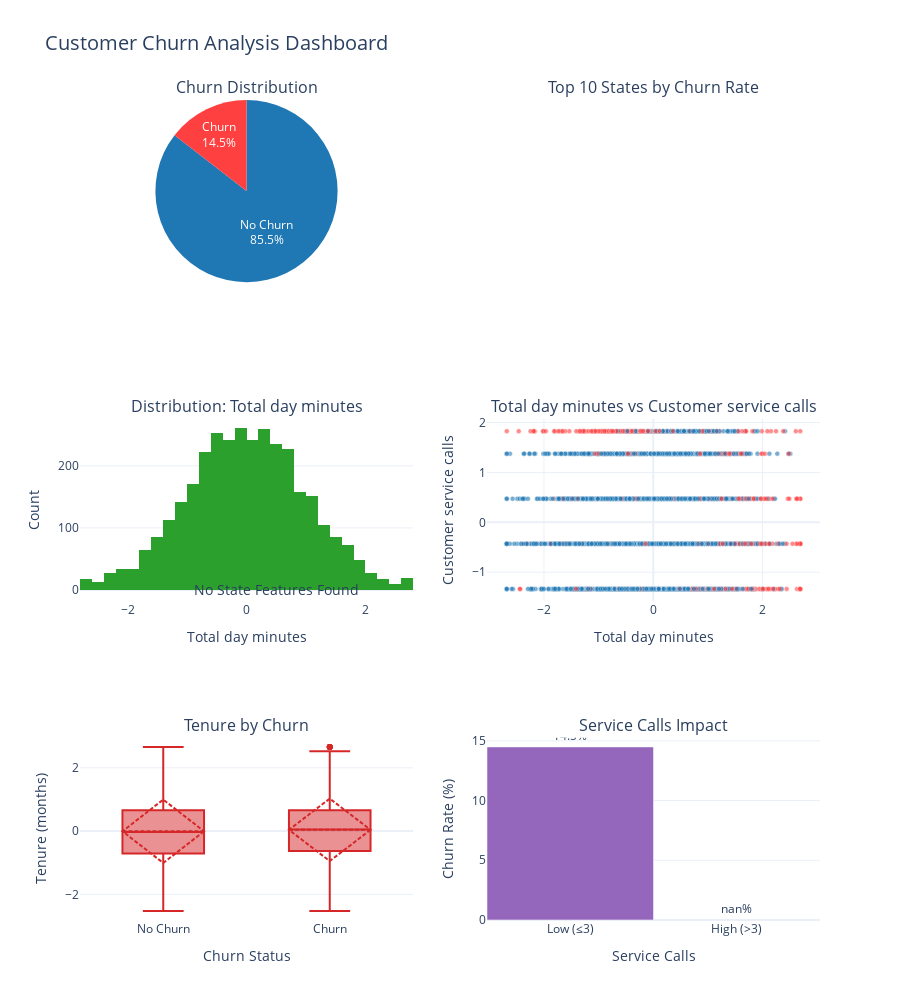

This figure's notebook cell:
### Markdown cell above
# Interactive Churn Dashboard

### Code cell
colors = {0: "#1f77b4", 1: "#ff4040"}

# Safe feature selection
available_features = df.columns.tolist()
top1 = imp.index[0] if imp.index[0] in available_features else available_features[0]
top2 = imp.index[1] if len(imp) > 1 and imp.index[1] in available_features else available_features[1]

fig = make_subplots(
    rows=3, cols=2,
    subplot_titles=(
        "Churn Distribution", "Top 10 States by Churn Rate", 
        f"Distribution: {top1}", f"{top1} vs {top2}",
        "Tenure by Churn", "Service Calls Impact"
    ),
    specs=[
        [{"type": "domain"}, {"type": "bar"}],
        [{"type": "histogram"}, {"type": "scatter"}],
        [{"type": "box"}, {"type": "bar"}]
    ]
)

# 1. Churn Distribution Pie Chart
churn_counts = y.value_counts().sort_index()
fig.add_trace(
    go.Pie(
        labels=["No Churn", "Churn"],
        values=churn_counts.values,
        marker_colors=list(colors.values()),
        textinfo='label+percent',
        hovertemplate='%{label}: %{value}<br>%{percent}<extra></extra>'
    ),
    row=1, col=1
)

# 2. Top States by Churn Rate
state_cols = [c for c in df.columns if c.startswith("State_")]
if state_cols:
    # Get original state names from one-hot encoded columns
    state_data = []
    for col in state_cols:
        state_name = col.replace("State_", "")
        state_mask = df[col] == 1
        if state_mask.sum() > 0:
            churn_rate = y[state_mask].mean()
            state_data.append({"State": state_name, "Churn_Rate": churn_rate, "Count": state_mask.sum()})
    
    if state_data:
        state_df = pd.DataFrame(state_data).sort_values("Churn_Rate", ascending=False).head(10)
        fig.add_trace(
            go.Bar(
                x=state_df["State"], 
                y=state_df["Churn_Rate"] * 100,
                text=[f"{v:.1f}%" for v in state_df["Churn_Rate"] * 100],
                textposition='outside',
                marker_color='#ff7f0e',
                hovertemplate='State: %{x}<br>Churn Rate: %{y:.1f}%<extra></extra>'
            ),
            row=1, col=2
        )
    else:
        fig.add_annotation(text="No State Data Available", x=0.5, y=0.5, 
                          xref="x2", yref="y2", showarrow=False, font=dict(size=14))
else:
    fig.add_annotation(text="No State Features Found", x=0.5, y=0.5, 
                      xref="x2", yref="y2", showarrow=False, font=dict(size=14))

# 3. Distribution of Top Feature
fig.add_trace(
    go.Histogram(
        x=df[top1], 
        nbinsx=30,
        marker_color='#2ca02c',
        name=top1,
        hovertemplate='Value: %{x}<br>Count: %{y}<extra></extra>'
    ),
    row=2, col=1
)

# 4. Scatter: Top 2 Features
fig.add_trace(
    go.Scatter(
        x=df[top1], 
        y=df[top2], 
        mode="markers",
        marker=dict(
            color=y, 
            colorscale=[[0, colors[0]], [1, colors[1]]],
            size=5,
            opacity=0.6,
            line=dict(width=0.5, color='white')
        ),
        hovertemplate=f'{top1}: %{{x}}<br>{top2}: %{{y}}<br>Churn: %{{marker.color}}<extra></extra>'
    ),
    row=2, col=2
)

# 5. Tenure Distribution by Churn
tenure_col = None
for possible_name in ["Customer_tenure_months", "Account length", "account_length"]:
    if possible_name in df.columns:
        tenure_col = possible_name
        break

if tenure_col:
    fig.add_trace(
        go.Box(
            y=df[tenure_col], 
            x=y.map({0: "No Churn", 1: "Churn"}),
            marker_color='#d62728',
            boxmean='sd',
            hovertemplate='%{x}<br>Value: %{y}<extra></extra>'
        ),
        row=3, col=1
    )
else:
    fig.add_annotation(text="No Tenure Feature Available", x=0.5, y=0.5, 
                      xref="x5", yref="y5", showarrow=False, font=dict(size=14))

# 6. Service Calls Impact
service_col = None
for possible_name in ["High_Service_Calls", "Customer service calls", "customer_service_calls"]:
    if possible_name in df.columns:
        service_col = possible_name
        break

if service_col:
    if service_col == "High_Service_Calls":
        # Binary feature
        service_churn = df.groupby(service_col)["Churn"].mean() if "Churn" in df.columns else y.groupby(df[service_col]).mean()
        labels = ["Low (≤3)", "High (>3)"]
    else:
        # Numeric feature - create bins
        df_temp = df.copy()
        df_temp['service_category'] = pd.cut(df_temp[service_col], 
                                             bins=[-np.inf, 3, np.inf], 
                                             labels=["Low (≤3)", "High (>3)"])
        service_churn = y.groupby(df_temp['service_category']).mean()
        labels = service_churn.index.tolist()
    
    fig.add_trace(
        go.Bar(
            x=labels,
            y=service_churn.values * 100,
            text=[f"{v:.1f}%" for v in service_churn.values * 100],
            textposition='outside',
            marker_color='#9467bd',
            hovertemplate='%{x}<br>Churn Rate: %{y:.1f}%<extra></extra>'
        ),
        row=3, col=2
    )
else:
    fig.add_annotation(text="No Service Call Feature Available", x=0.5, y=0.5, 
                      xref="x6", yref="y6", showarrow=False, font=dict(size=14))

# Update layout
fig.update_layout(
    height=1000, 
    title_text="Customer Churn Analysis Dashboard",
    title_font_size=20,
    showlegend=False,
    template="plotly_white"
)

# Update axes labels
fig.update_xaxes(title_text="State", row=1, col=2)
fig.update_yaxes(title_text="Churn Rate (%)", row=1, col=2)

fig.update_xaxes(title_text=top1, row=2, col=1)
fig.update_yaxes(title_text="Count", row=2, col=1)

fig.update_xaxes(title_text=top1, row=2, col=2)
fig.update_yaxes(title_text=top2, row=2, col=2)

fig.update_xaxes(title_text="Churn Status", row=3, col=1)
fig.update_yaxes(title_text="Tenure (months)" if tenure_col else "Value", row=3, col=1)

fig.update_xaxes(title_text="Service Calls", row=3, col=2)
fig.update_yaxes(title_text="Churn Rate (%)", row=3, col=2)

# Save and display
fig.write_html(INTER_VIZ / "churn_dashboard.html")
print(f"Dashboard saved to: {INTER_VIZ / 'churn_dashboard.html'}")
fig.show()

### Figure 1 — Plotly figure (JSON) as saved in the notebook; plotly's stock layout.template omitted (floating-point values rounded to 4 significant figures; data arrays with more than 128 entries replaced by an {"elided": "..."} marker saying what was removed)
{"data": [{"domain": {"x": [0, 0.45], "y": [0.7778, 1]}, "hovertemplate": "%{label}: %{value}<br>%{percent}<extra></extra>", "labels": ["No Churn", "Churn"], "marker": {"colors": ["#1f77b4", "#ff4040"]}, "textinfo": "label+percent", "type": "pie", "values": [2850, 483]}, {"hovertemplate": "Value: %{x}<br>Count: %{y}<extra></extra>", "marker": {"color": "#2ca02c"}, "name": "Total day minutes", "nbinsx": 30, "type": "histogram", "x": {"elided": "3333 float values"}, "xaxis": "x2", "yaxis": "y2"}, {"hovertemplate": "Total day minutes: %{x}<br>Customer service calls: %{y}<br>Churn: %{marker.color}<extra></extra>", "marker": {"color": {"elided": "3333 int values"}, "colorscale": [[0, "#1f77b4"], [1, "#ff4040"]], "line": {"color": "white", "width": 0.5}, "opacity": 0.6, "size": 5}, "mode": "markers", "type": "scatter", "x": {"elided": "3333 float values"}, "xaxis": "x3", "y": {"elided": "3333 float values"}, "yaxis": "y3"}, {"boxmean": "sd", "hovertemplate": "%{x}<br>Value: %{y}<extra></extra>", "marker": {"color": "#d62728"}, "type": "box", "x": {"elided": "3333 str values"}, "xaxis": "x4", "y": {"elided": "3333 float values"}, "yaxis": "y4"}, {"hovertemplate": "%{x}<br>Churn Rate: %{y:.1f}%<extra></extra>", "marker": {"color": "#9467bd"}, "text": ["14.5%", "nan%"], "textposition": "outside", "type": "bar", "x": ["Low (≤3)", "High (>3)"], "xaxis": "x5", "y": [14.49, null], "yaxis": "y5"}], "layout": {"annotations": [{"font": {"size": 16}, "showarrow": false, "text": "Churn Distribution", "x": 0.225, "xanchor": "center", "xref": "paper", "y": 1, "yanchor": "bottom", "yref": "paper"}, {"font": {"size": 16}, "showarrow": false, "text": "Top 10 States by Churn Rate", "x": 0.775, "xanchor": "center", "xref": "paper", "y": 1, "yanchor": "bottom", "yref": "paper"}, {"font": {"size": 16}, "showarrow": false, "text": "Distribution: Total day minutes", "x": 0.225, "xanchor": "center", "xref": "paper", "y": 0.6111, "yanchor": "bottom", "yref": "paper"}, {"font": {"size": 16}, "showarrow": false, "text": "Total day minutes vs Customer service calls", "x": 0.775, "xanchor": "center", "xref": "paper", "y": 0.6111, "yanchor": "bottom", "yref": "paper"}, {"font": {"size": 16}, "showarrow": false, "text": "Tenure by Churn", "x": 0.225, "xanchor": "center", "xref": "paper", "y": 0.2222, "yanchor": "bottom", "yref": "paper"}, {"font": {"size": 16}, "showarrow": false, "text": "Service Calls Impact", "x": 0.775, "xanchor": "center", "xref": "paper", "y": 0.2222, "yanchor": "bottom", "yref": "paper"}, {"font": {"size": 14}, "showarrow": false, "text": "No State Features Found", "x": 0.5, "xref": "x2", "y": 0.5, "yref": "y2"}], "height": 1000, "showlegend": false, "title": {"font": {"size": 20}, "text": "Customer Churn Analysis Dashboard"}, "xaxis": {"anchor": "y", "domain": [0.55, 1], "title": {"text": "State"}}, "xaxis2": {"anchor": "y2", "domain": [0, 0.45], "title": {"text": "Total day minutes"}}, "xaxis3": {"anchor": "y3", "domain": [0.55, 1], "title": {"text": "Total day minutes"}}, "xaxis4": {"anchor": "y4", "domain": [0, 0.45], "title": {"text": "Churn Status"}}, "xaxis5": {"anchor": "y5", "domain": [0.55, 1], "title": {"text": "Service Calls"}}, "yaxis": {"anchor": "x", "domain": [0.7778, 1], "title": {"text": "Churn Rate (%)"}}, "yaxis2": {"anchor": "x2", "domain": [0.3889, 0.6111], "title": {"text": "Count"}}, "yaxis3": {"anchor": "x3", "domain": [0.3889, 0.6111], "title": {"text": "Customer service calls"}}, "yaxis4": {"anchor": "x4", "domain": [0, 0.2222], "title": {"text": "Tenure (months)"}}, "yaxis5": {"anchor": "x5", "domain": [0, 0.2222], "title": {"text": "Churn Rate (%)"}}}}
